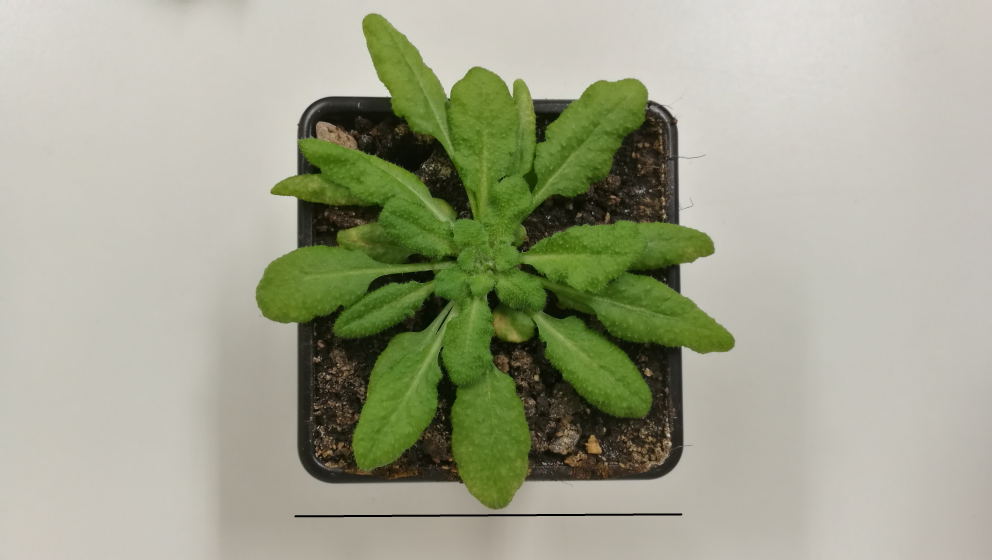
#> input picture Arabidopsis_example.jpg, 3968 x 2240 px (shown at 1/4 size); its folder holds only this picture in this run
$ python leaf_segmentation.py
#> lines starting #> are read from the running program, lines starting #| are printed output that depends on the picture
# -*- coding: utf-8 -*-
"""
Created on Mon Jun 12 16:42:17 2023

@author: sacco004
"""
import easygui as egui
import os
import cv2
import numpy as np

# [48 lines left out: functions scale_bar_finder, contour_finder, area_counter, not called in this run]

''' Main code '''

path = str(egui.fileopenbox("Select Images to Analyse")) #selec
#> the answer given: Arabidopsis_example.jpg
current_dir = str(os.path.dirname('/'.join(path.split('\\'))))
os.chdir(current_dir)
base_path = os.getcwd()
files = filter(os.path.isfile, os.listdir( os.curdir))
files = [ff for ff in os.listdir('.') if os.path.isfile(ff)]
data_files = [x for x in files if x.endswith(".jpg")]

for image in data_files:
    im =  cv2.imread(image)
#> im is the input picture: shape (2240, 3968, 3); mean B, G, R 142.4, 164.9, 162
    img = cv2.resize(im, None, fx = 0.2, fy = 0.2)                # Resize image to make it fit
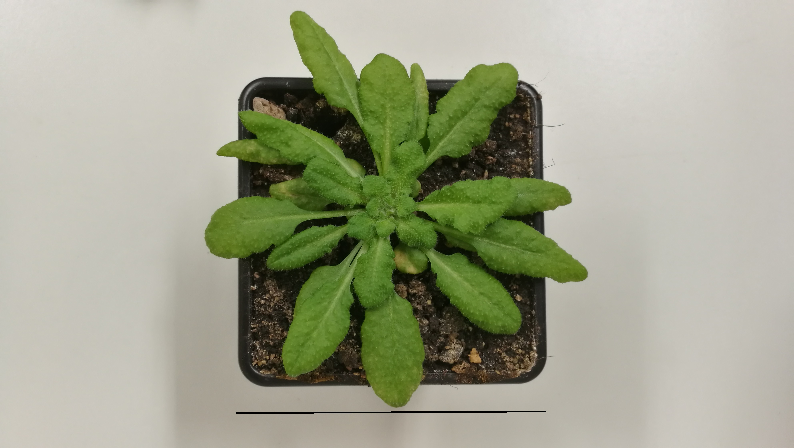
#> img: shape (448, 794, 3); mean B, G, R 142.5, 164.9, 162
    hsv = cv2.cvtColor(img, cv2.COLOR_BGR2HSV)      # Define hsv color space
#> hsv: shape (448, 794, 3); mean H, S, V 27, 54.9, 167.4

#> (the run stopped early here; a loop or call above may not have finished)
